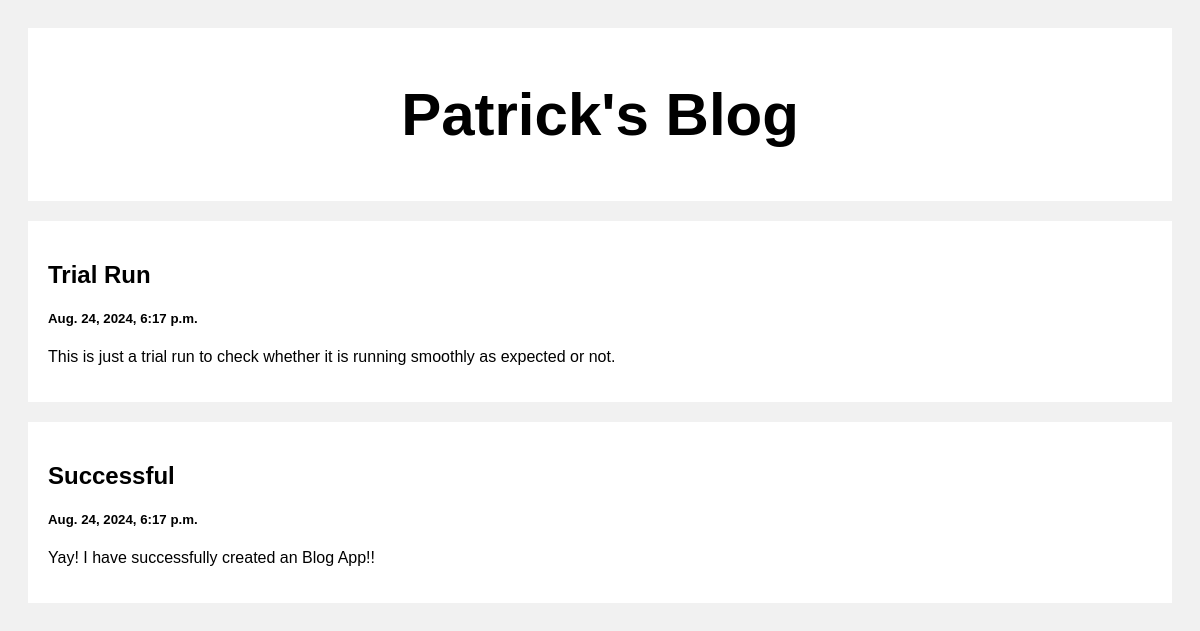
The page / on the database its author committed.
### Posts/models.py (models this page shows)
class Post(models.Model):
    title = models.CharField(max_length=100)
    body = models.CharField(max_length=100000000)
    created_at = models.DateTimeField(default=datetime.now, blank=True)

### Posts/views.py (the view)
# urls.py: path('', views.index, name='index'),
def index(request):
    posts = Post.objects.all()
    return render(request, 'index.html', {'posts': posts})

### templates/index.html (shortened to what this page needs)
<!DOCTYPE html>
<html>
<head>
</head>
<body>
<div class="header">
  <h2>Patrick's Blog</h2>
</div>
<div class="row">
  <div class="leftcolumn">
    {% for post in posts reversed %}
    <div class="card">
      <a style="text-decoration: none; color: black;" href="/post/{{post.id}}">
        <h2>{{post.title}}</h2>
        <h5>{{post.created_at}}</h5>
        <p>{{post.body|truncatewords:20}}</p>
      </a>
    </div>
    {% endfor %}
  </div>
</div>
</body>
</html>

### templates/index.html (style rules this page uses)
* { box-sizing: border-box; }
body { font-family: Arial; padding: 20px; background: #f1f1f1; }
.header { padding: 2px; font-size: 40px; text-align: center; background: white; }
.leftcolumn { float: left; width: 100%; }
.card { background-color: white; padding: 20px; margin-top: 20px; }
.row:after { content: ""; display: table; clear: both; }

### rows shown on the page
Post: title "Trial Run", created_at "Aug. 24, 2024, 6:17 p.m.", body "This is just a trial run to check whether it is running smoothly as expected or not."
Post: title "Successful", created_at "Aug. 24, 2024, 6:17 p.m.", body "Yay! I have successfully created an Blog App!!"
